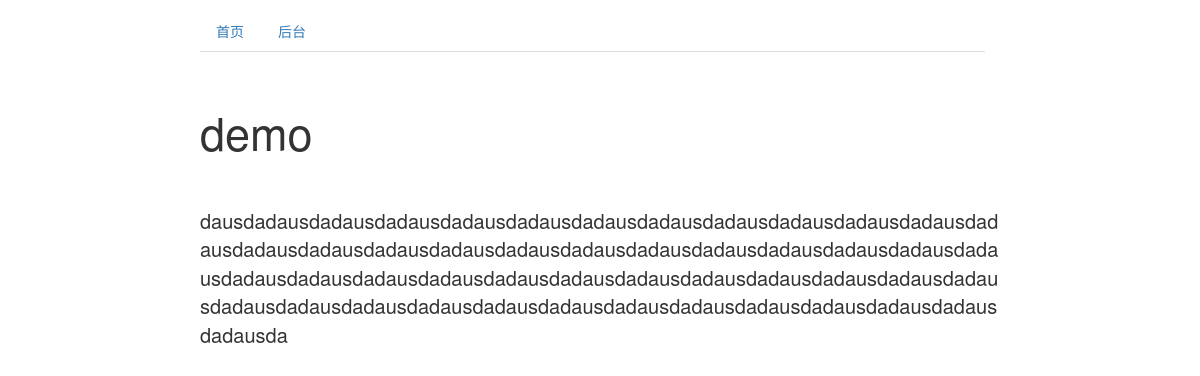
/p/2, run on the app's committed database.
### posts/models.py (models this page shows)
class Post(models.Model):
    name = models.CharField(verbose_name='标题', max_length=100)
    body = RichTextField(verbose_name='正文', max_length=10000, blank=True)
    class Meta(object):
        verbose_name = '文章'
        verbose_name_plural = verbose_name

### posts/views.py (the view)
# urls.py: path('p/<int:id>', views.post)
def post(request, id):
    meta = SiteMeta.objects.get(id=1)
    post = Post.objects.get(id=id)
    context = {
        'name': post.name,
        'body': post.body,
        'title': meta.title
    }
    return render(request, 'post.html', context)

### templates/post.html (shortened to what this page needs)
<!DOCTYPE html>
{% load static %}
<html lang="zh">
        <head>
            {% include "head.html" %}
        </head>
    <body>
        {% include 'header.html' %}
        <h1 class="name">
            {{ name }}
        </h1>
        <div class="main">
            {{ body | safe | linebreaksbr }}
        </div>
    </body>
</html>

### static/css/home.css (style rules this page uses)
.main { margin: 50px 200px; font-size: 20px; }
.name { margin: 50px 200px; font-size: 45px; }
p { word-wrap:break-word; }

### data on the page
Post: name "demo", body "dausdadausdadausdadausdadausdadausdadausdadausdadausdadausdadausdadausdadausdadausdadausdadausdadausdadausdadausdadausdadausdadausdadausdadausdadausdadausdadausdadausdadausdadausdadausdadausdadausdadausdadausdadausdadausdadausdadausdadausdadausdadausdadausdadausdadausdadausdadausdadausdadausdadausda"
